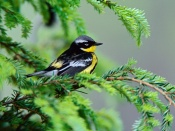
%> input picture bird.jpg, 175 x 131 px
$ octave bird.m   (GNU Octave 9; MATLAB toolbox functions it lacks are replaced by stand-ins)
%> lines starting %> are read from the running program, lines starting %| are printed output that depends on the picture; in (x1, y1, x2, y2) boxes, pixels count from 0 and x2, y2 are one past the last pixel; in counts of white or black regions, pixels touching at a corner belong together; the program's own positions count from 1
a = imread('bird.jpg'); % read an image
%> a is the input picture: size 131x175x3 uint8; mean R, G, B 109.2, 143.9, 98.4
figure; image(a); % display a color image

% change a color image to a gray-scale image
a = double(a);
%> a: size 131x175x3 double
a = (a(:,:,1)+a(:,:,2)+a(:,:,3))/3;
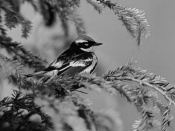
%> a: size 131x175 double; min 1.67, max 226.3, mean 117.2
figure; imshow(a,[]) % diplay a gray-scale image
imwrite(a, 'bird_gray.jpg'); % save an image
title('Original image')

% Pixel-level transformation
a = (a-min(a(:)))/(max(a(:))-min(a(:)));
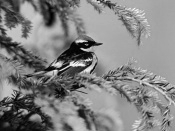
%> a: size 131x175 double; min 0, max 1, mean 0.514
b1 = 1./(1+exp(-5*(2*a-1)));
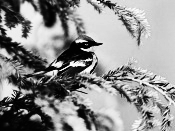
%> b1: size 131x175 double; min 0.00669, max 0.993, mean 0.563
figure; subplot(1,3,1); imshow(b1,[]); title('After Transform 1')

b2 = a.^2;
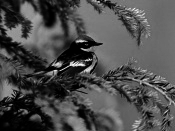
%> b2: size 131x175 double; min 0, max 1, mean 0.304
subplot(1,3,2); imshow(b2,[]); title('After Transform 2')

b3 = log(10*a+1); b3=b3/max(b3(:));
%> after `b3 = log(10*a+1)`:
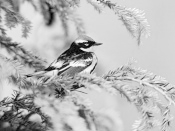
%> b3: size 131x175 double; min 0, max 2.4, mean 1.74; drawn with min black and max white
subplot(1,3,3); imshow(b3,[]); title('After Transform 3')

% Transform functions
x = [0:0.01:1];
y1 = 1./(1+exp(-5*(2*x-1))); y1 = (y1-min(y1))/(max(y1)-min(y1));
figure; subplot(1,3,1); plot(x,y1); title('Transform function 1')
y2 = x.^2;
subplot(1,3,2); plot(x,y2); title('Transform function 2')
y3 = log(10*x+1); y3 = y3/max(y3(:));
subplot(1,3,3); plot(x,y3); title('Transform function 3')
%> after `title('Transform function 3')`:
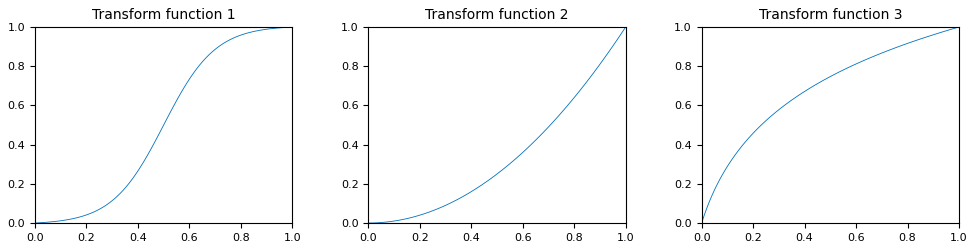
%> figure redrawn from the program's plot data, 3 panels; panel 1: curve peaks at x = 1, y = 1

$ run again, with a2-3.jpg copied over bird.jpg
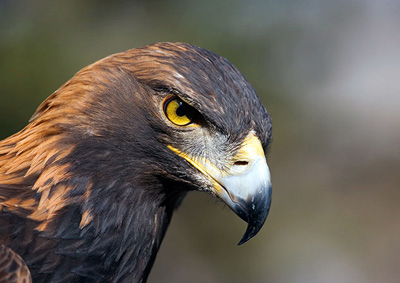
%> input picture a2-3.jpg, 400 x 283 px
%> a is the input picture: size 283x400x3 uint8; mean R, G, B 104.9, 97.7, 88.1
%> `b2 = a.^2;`:
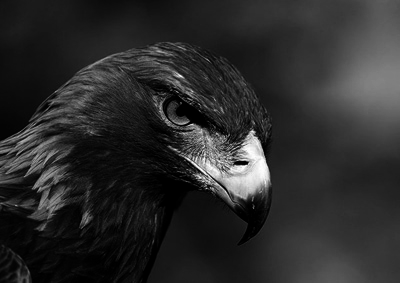
%> b2: size 283x400 double; min 0, max 1, mean 0.171
%> `b3 = log(10*a+1)`:
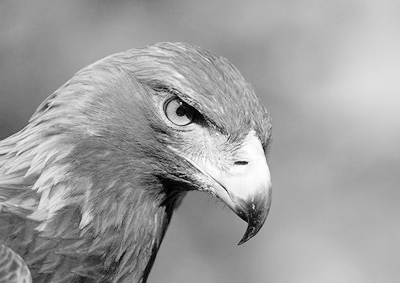
%> b3: size 283x400 double; min 0, max 2.4, mean 1.51; drawn with min black and max white
